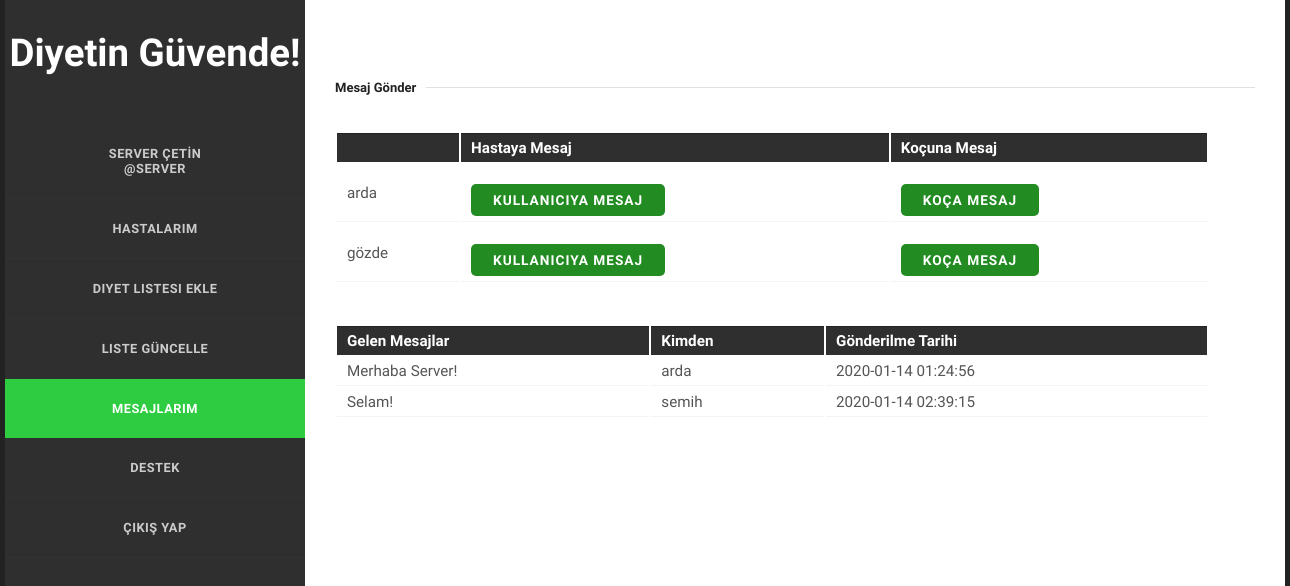
Screenshot of /Diyetisyen/diyetisyen-mesajlari.php (signed in) with the database file from the repository.
### tables this page shows
CREATE TABLE `hastabilgi` (
  `Id` int(11) NOT NULL,
  `KullaniciId` int(11) NOT NULL,
  `Boy` int(11) NOT NULL,
  `Kilo` float NOT NULL,
  `YagOrani` float NOT NULL,
  `DiyetisyenId` int(11) DEFAULT NULL,
  `DiyetTabloId` int(11) DEFAULT NULL,
  `SporTabloId` int(11) DEFAULT NULL,
  `KocId` int(11) DEFAULT NULL
);

CREATE TABLE `kullanici` (
  `Id` int(11) NOT NULL,
  `CinsiyetId` int(11) NOT NULL,
  `Ad` varchar(30) NOT NULL,
  `Soyad` varchar(30) NOT NULL,
  `DogumTarih` date NOT NULL,
  `KullaniciAdi` varchar(15) NOT NULL,
  `Email` varchar(50) NOT NULL,
  `TelefonNo` varchar(15) NOT NULL,
  `Sifre` varchar(150) NOT NULL,
  `KullaniciTurId` int(11) NOT NULL
);

CREATE TABLE `kullanicimesaj` (
  `Id` int(11) NOT NULL,
  `GonderenId` int(11) NOT NULL,
  `AlanId` int(11) NOT NULL,
  `Mesaj` varchar(400) NOT NULL,
  `GonderilmeTarihi` datetime NOT NULL
);

### Diyetisyen/diyetisyen-mesajlari.php (the view, shortened to what this page needs)
<!doctype html>
<html>
<head>
<link rel="stylesheet" href="/css/styles.css" type="text/css" />
</head>
<body>
		<section id="body" class="width">
			<section id="content" class="column-right">
	    <article>
			<div class="beyaz" style="padding-top: 50px"  >
				<fieldset>
                    <legend>Mesaj Gönder</legend><br><br>
                    <table>
                        <th>
                            <th>Hastaya Mesaj</th>
                            <th>Koçuna Mesaj</th>
                        </th>
                        <?php
                        include "../baglan.php";
                        $id = $_SESSION['Id'];
                        $query = $db->query("SELECT * FROM hastabilgi where DiyetisyenId= $id", PDO::FETCH_ASSOC);
                        if ( $query->rowCount() ){
                            foreach( $query as $hastaBilgi ){
                                $kId = $hastaBilgi['KullaniciId'];
                                $kocId = $hastaBilgi['KocId'];
                                $hastakullanici = $db->query("SELECT * FROM kullanici WHERE Id = $kId")->fetch(PDO::FETCH_ASSOC);
                                $kAdi = $hastakullanici['KullaniciAdi'];
                                $kocVarMi = false;
                                if(isset($kocId)){
                                    $kocVarMi = true;
                                }
                                print'
                                    <tr>
                                        <td>'.$kAdi. '</td>
                                        <td>
                                             <form method="GET" action="../Ortak/mesajlar.php">
                                                <input type="hidden" value="' .$kId.'" name="kullaniciId">
                                                <input type="submit" class="formbutton" value="Kullanıcıya Mesaj">
                                             </form>
                                        </td>';
                                       if($kocVarMi) {
                                           print '
                                        <td>
                                            <form method="GET" action="../Ortak/mesajlar.php">
                                                <input type="hidden" value="' .$kocId.'" name="kullaniciId">
                                                <input type="submit" class="formbutton" value="Koça Mesaj">
                                            </form>
                                        </td>';
                                       }
                                   print '
                                    </tr>
                                </form>';
                            }
                        }
                        ?>
                    </table>
                    <table style="margin-top: 40px;">
					<tr>
						<th>Gelen Mesajlar</th>
						<th>Kimden</th>
					    <th>Gönderilme Tarihi</th>
					</tr>
                <?php
                    $query = $db->query("SELECT * FROM kullanicimesaj where AlanId = $id", PDO::FETCH_ASSOC);
                    if ( $query->rowCount() ){
                        foreach( $query as $mesaj ){
                            $kkId= $mesaj['GonderenId'];
                            $karsiKullanici = $db->query("SELECT * FROM kullanici WHERE Id = $kkId")->fetch(PDO::FETCH_ASSOC);
                            print '
                                <tr>
                                    <td>'.$mesaj['Mesaj'].'</td>
                                    <td>'.$karsiKullanici['KullaniciAdi'].'</td>
                                    <td>'.$mesaj['GonderilmeTarihi'].'</td>
                                </tr>
                            ';
                        }
                    }
                ?>
                    </table><br><br>
				</div>
		</article>
		</section>
	</section>
</body>
</html>

### css/styles.css (style rules this page uses)
body { margin:0px auto; padding:0; background: #222; font-family: 'Oxygen', 'sans-serif'; font-size: 1.0em; color:#555; }
* { margin:0; padding:0; }
table { width:95%; text-align:left; }
th, td { padding:5px 10px; }
th { color:#fff; border-top:1px solid #222; background-color:#2F2F2F; }
td { border-bottom:1px solid #f4f4f4; }
fieldset { display:block; border:none; border-top:1px solid #e0e0e0; }
fieldset legend { font-weight:bold; font-size:13px; padding-right:10px; color:#222; }
fieldset form { padding-top:15px; }
fieldset form input, fieldset form select, fieldset form textarea { padding:5px; color:#333333; font-size:13px; font-family:Oxygen, Arial, Helvetica, sans-serif; border:1px solid #ddd; }
fieldset form input.formbutton { border:none; background-color: forestgreen; border-radius: 5px; color: #FFFFFF; display: inline-block; font-weight: bold; padding: 8px 22px; font-size: 0.9em; letter-spacing: 1px; text-decoration: none; text-transform: uppercase; }
.width { width:1280px; margin: 0 auto; }
div.beyaz { height:1000px; position:relative; top:15%; left:0%; }
section#body { padding: 0; background: #2f2f2f; }
section#content { width:940px; padding: 20px; background-color: #fff; }
.column-right { float:right; }
article { padding: 10px 10px 30px; font-size: 0.95em; border-bottom: 1px solid #eee; }

### rows the page displays
hastabilgi: KullaniciId.KullaniciAdi "arda"
hastabilgi: KullaniciId.KullaniciAdi "gözde"
kullanicimesaj: Mesaj "Merhaba Server!", GonderenId.KullaniciAdi "arda", GonderilmeTarihi "2020-01-14 01:24:56"
kullanicimesaj: Mesaj "Selam!", GonderenId.KullaniciAdi "semih", GonderilmeTarihi "2020-01-14 02:39:15"

### other values shown
$name "SERVER"
$soyad "ÇETİN"
$username "SERVER"
